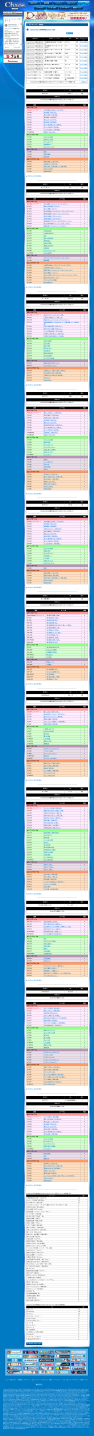
#> input picture shots/recipe/-recipe-2018_osaka.png, 1024 x 15786 px (shown at 1/11 size); its folder holds only this picture in this run
$ python prep_for_ocr.py
#> lines starting #> are read from the running program, lines starting #| are printed output that depends on the picture
"""
iOSのLive Text OCR用に画像を前処理する。

処理内容:
- 上部ナビゲーション(約500px)と下部フッターを除去
- iOS Live Textが安定して動く4000px以内に縦分割
- iCloud Drive同期フォルダへ書き出し
"""

import os
from pathlib import Path
from PIL import Image

RECIPE_DIR    = Path("/home/kitajima/chaos/shots/recipe")
OUTPUT_DIR    = Path("/home/kitajima/chaos/shots/ocr_input")  # iCloud Drive同期先に変更可
TRIM_TOP      = 500   # ナビゲーション除去(px)
TRIM_BOTTOM   = 200   # フッター除去(px)
MAX_SECTION_H = 3800  # iOSで安定するセクション高さ上限
OVERLAP       = 0     # オーバーラップなし(重複カード・偽デッキ防止)


def split_image(img: Image.Image, src_name: str) -> list[tuple[str, Image.Image]]:
    """
    画像を縦分割してセクションのリストを返す。
    [(ファイル名, 画像)] の形式。
    """
#> called with src_name = '-recipe-2018_osaka.png'
    w, h = img.size
#> w = 1024; h = 15786
    trimmed = img.crop((0, TRIM_TOP, w, max(h - TRIM_BOTTOM, TRIM_TOP + 1)))
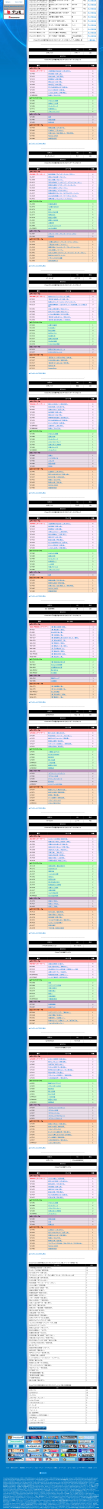
#> trimmed: PIL image 1024x15086 RGB (shown at 1/10 size); mean R, G, B 145.7, 182.2, 201.1
    th = trimmed.height
#> th = 15086

    if th <= MAX_SECTION_H:
        return [(src_name, trimmed)]

    sections = []
    y = 0
    idx = 1
    while y < th:
        end = min(y + MAX_SECTION_H, th)
        section = trimmed.crop((0, y, w, end))
        stem = Path(src_name).stem
        new_name = f"{stem}_p{idx:02d}.png"
        sections.append((new_name, section))
        if end == th:
            break
        y += MAX_SECTION_H - OVERLAP
        idx += 1
#> this loop made 4 passes
#> pass 1, in split_image, `section = trimmed.crop((0, y, w, end))`:
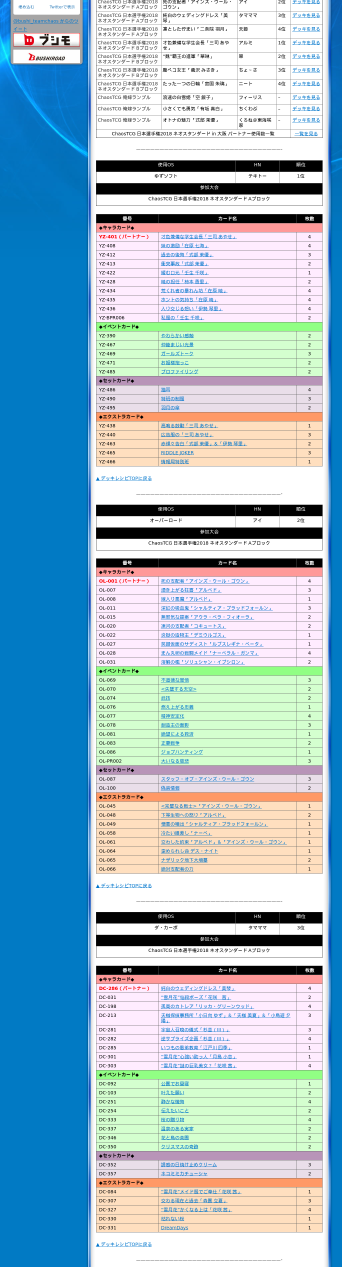
#> section: PIL image 1024x3800 RGB (shown at 1/3 size); mean R, G, B 151.3, 184.4, 201.2
#> pass 2, in split_image, `section = trimmed.crop((0, y, w, end))`:
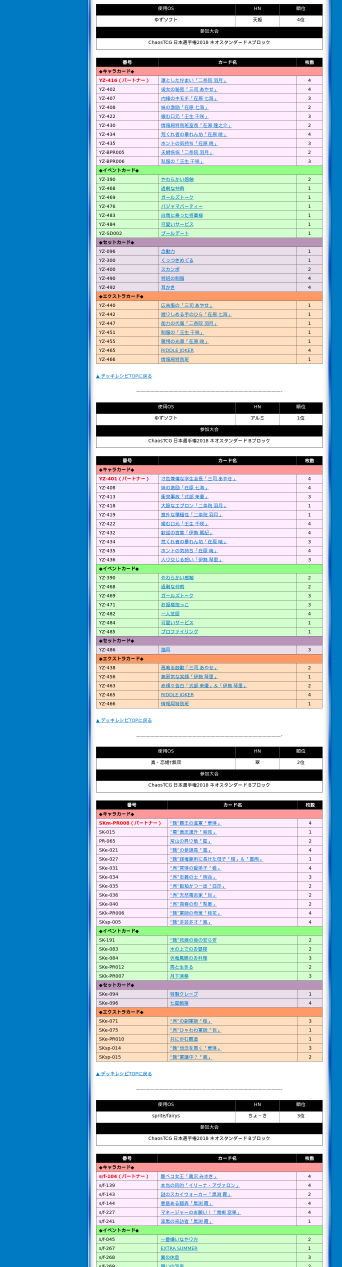
#> section: PIL image 1024x3800 RGB (shown at 1/3 size); mean R, G, B 145.5, 179.4, 197
#> pass 3, in split_image, `section = trimmed.crop((0, y, w, end))`:
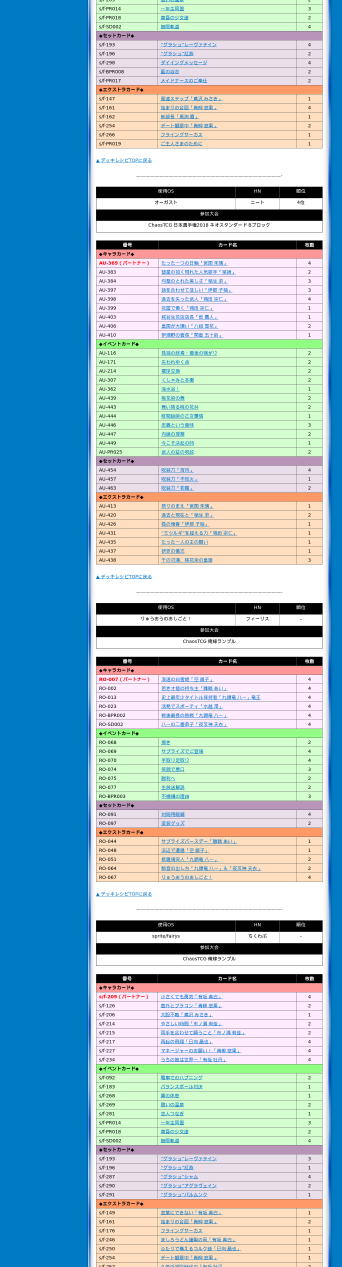
#> section: PIL image 1024x3800 RGB (shown at 1/3 size); mean R, G, B 147.2, 182, 196.7
#> after the loop, idx = 4; sections = 4 items; y = 11400

    return sections


def main():
    OUTPUT_DIR.mkdir(parents=True, exist_ok=True)

    files = sorted(p for p in RECIPE_DIR.iterdir() if p.suffix == ".png")
    print(f"対象: {len(files)}枚")

    total_out = 0
    for src_path in files:
        img = Image.open(src_path).convert("RGB")
        sections = split_image(img, src_path.name)
#> sections = 4 items
        for out_name, section in sections:
            out_path = OUTPUT_DIR / out_name
            section.save(out_path, format="PNG", optimize=True)
            total_out += 1
#> this loop made 4 passes
#> out_name on passes 1 to 4: '-recipe-2018_osaka_p01.png', '-recipe-2018_osaka_p02.png', '-recipe-2018_osaka_p03.png', '-recipe-2018_osaka_p04.png'
#> after the loop, total_out = 4

    print(f"出力: {total_out}ファイル → {OUTPUT_DIR}")
#| 出力: 4ファイル → /home/kitajima/chaos/shots/ocr_input
    print()
    print("次のステップ:")
    print(f"  1. {OUTPUT_DIR} をiCloud Driveに同期")
    print("  2. iPhoneのShortcutsで 'RecipeOCR' を実行")
    print("  3. OCR結果テキストをiCloud Drive/Chaos/OCR_Output/ に保存")


if __name__ == "__main__":
    main()
